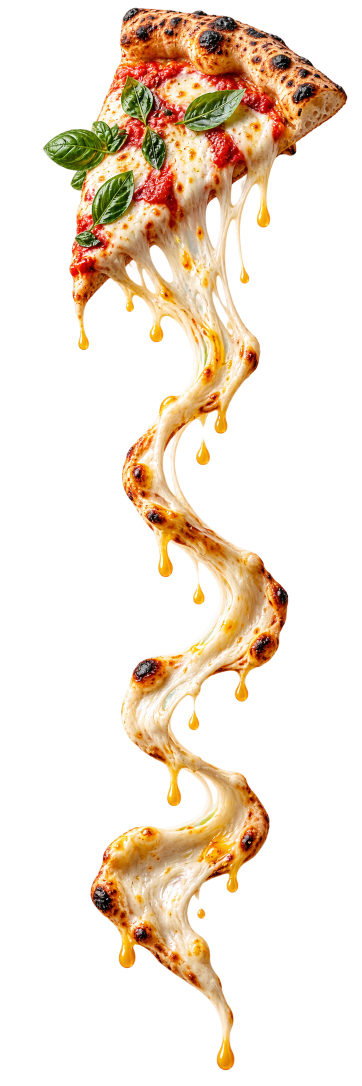
#> input picture design/plates/cheese-ribbon.png, 724 x 2172 px, found by its file name (shown at 1/2 size)
$ python update_picture_sources.py
#> lines starting #> are read from the running program, lines starting #| are printed output that depends on the picture
import os
from PIL import Image

INDEX_PATH = "site/index.html"
ASSETS_DIR = "site/assets"

# First ensure cheese-ribbon-1200.webp is saved with quality 68
plate_cheese = "design/plates/cheese-ribbon.png"
if os.path.exists(plate_cheese):
    im = Image.open(plate_cheese)
#> im is the input picture: PIL image 724x2172 RGBA; mean R, G, B, A 61.2, 45.8, 28.3, 66.2
    im_1200 = im.resize((400, 1200), Image.Resampling.LANCZOS)
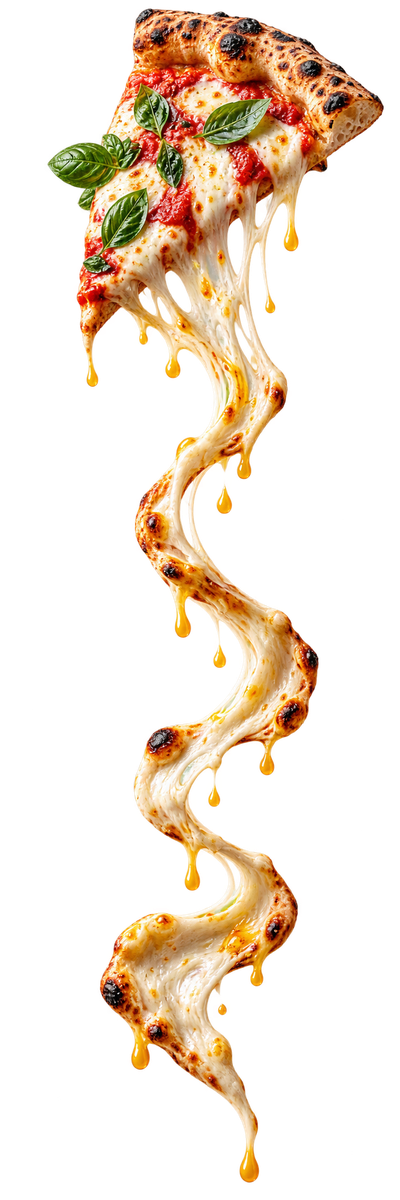
#> im_1200: PIL image 400x1200 RGBA; mean R, G, B, A 60.6, 45.3, 28.1, 66.2; transparent parts drawn white
    im_1200.save(os.path.join(ASSETS_DIR, "cheese-ribbon-1200.webp"), "WEBP", quality=68, method=6)
    print("cheese-ribbon-1200.webp re-saved at Q68:", os.path.getsize(os.path.join(ASSETS_DIR, "cheese-ribbon-1200.webp")) / 1024, "KB")

#> (the run stopped early here; a loop or call above may not have finished)

$ run again, with design/plates/basil-sprig.png copied over design/plates/cheese-ribbon.png
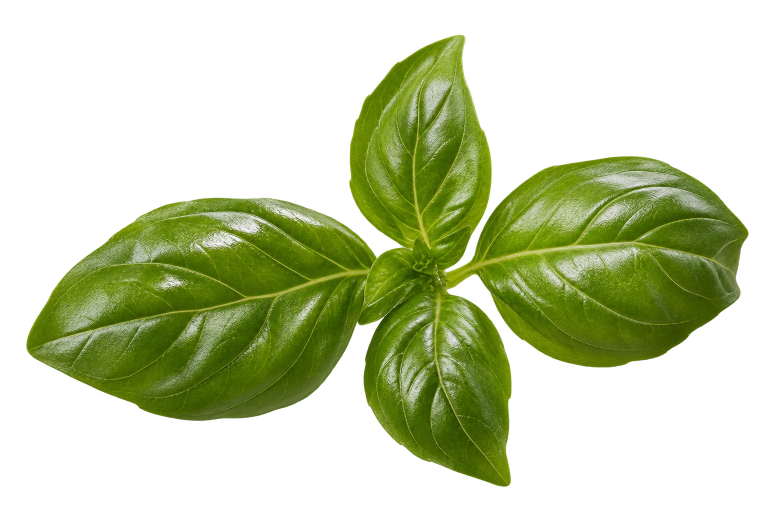
#> input picture design/plates/basil-sprig.png, 1536 x 1024 px, found by its file name (shown at 1/2 size)
#> im is the input picture: PIL image 1536x1024 RGBA; mean R, G, B, A 59.1, 74, 17.4, 96.2
#> `im_1200 = im.resize((400, 1200), Image.Resampling.LANCZOS)`:
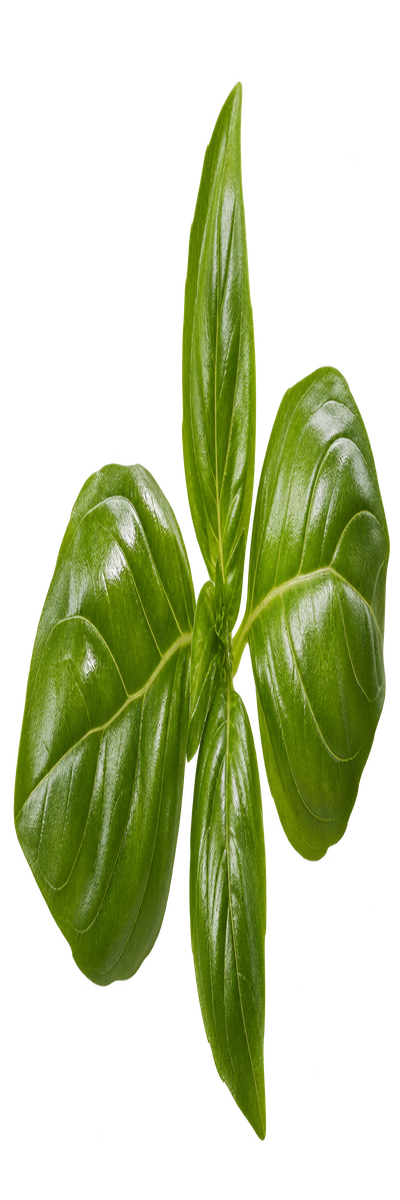
#> im_1200: PIL image 400x1200 RGBA; mean R, G, B, A 40.7, 50.9, 13.1, 96.2; transparent parts drawn white
